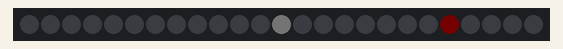
Recording of a sketch running on a simulated Arduino Uno, built with avr-gcc and run on an emulated ATmega328P. Parts: 25 RGB LEDs in strip order, left to right. Dim RGB values are drawn brighter than linear; random numbers use the default seed unless the sketch sets one.

Above: at 0.6 s.
At 9.04 s:
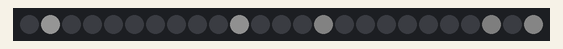
At 13.68 s:
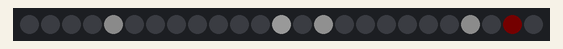
At 19.72 s:
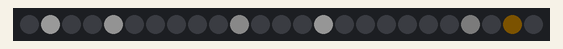
At 28.03 s:
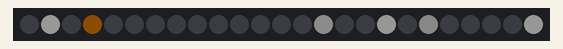
At 39.48 s:
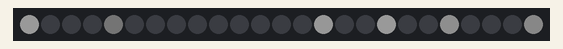

The sketch:

LED_Matrix_Starfield_Animation.ino
```cpp
/*
 * ============================================================
 * 5x5 RGB Matrix Starfield
 * ============================================================
 *
 * White pixels = normal stars
 * Warm yellow  = rare sunset stars
 *
 * Stars fade smoothly in and out.
 * Stars are spaced apart to avoid clustering.
 */

#include <Arduino.h>
#include <Adafruit_NeoPixel.h>
#include <math.h>

#define MATRIX_PIN 7
#define NUM_LEDS   25

#define MAX_STARS 6

// Faster update interval
#define FRAME_DELAY 20

Adafruit_NeoPixel matrix(
  NUM_LEDS,
  MATRIX_PIN,
  NEO_GRB + NEO_KHZ800
);

//====================================================
// Star Structure
//====================================================

struct Star
{
  int x;
  int y;

  float brightness;

  float fadeAmount;

  bool fadingIn;

  bool active;

  bool sunset;
};

Star stars[MAX_STARS];

//====================================================
// Pixel Mapping
//====================================================

int pixelXY(int x, int y)
{
  if (y % 2 == 0)
    return y * 5 + x;

  return y * 5 + (4 - x);
}

//====================================================
// Check Position
//====================================================

bool positionAvailable(int x, int y)
{
  for (int i = 0; i < MAX_STARS; i++)
  {
    if (!stars[i].active)
      continue;

    int dx = abs(x - stars[i].x);
    int dy = abs(y - stars[i].y);

    // Keep stars separated
    if (dx <= 1 && dy <= 1)
      return false;
  }

  return true;
}

//====================================================
// Find Random Position
//====================================================

bool findPosition(int &x, int &y)
{
  for (int attempt = 0; attempt < 50; attempt++)
  {
    int testX = random(0, 5);
    int testY = random(0, 5);

    if (positionAvailable(testX, testY))
    {
      x = testX;
      y = testY;

      return true;
    }
  }

  return false;
}

//====================================================
// Create Star
//====================================================

void createStar(int index)
{
  int x;
  int y;

  if (!findPosition(x, y))
    return;

  stars[index].x = x;
  stars[index].y = y;

  // Start completely dark
  stars[index].brightness = 0;

  // Very small brightness increments
  //
  // This produces many more visible fade levels.
  //
  stars[index].fadeAmount =
    random(8, 16) / 10.0;

  stars[index].fadingIn = true;

  stars[index].active = true;

  // Approximately 10% sunset stars
  stars[index].sunset =
    (random(100) < 10);
}

//====================================================
// Remove Star
//====================================================

void removeStar(int index)
{
  stars[index].active = false;
}

//====================================================
// Smooth Fade Function
//====================================================
//
// Smoothstep easing:
//
// Starts slowly
// Speeds up in the middle
// Slows down at the end
//
// This makes the fade appear smoother to the eye.
//

float smoothFade(float x)
{
  return x * x * (3.0 - 2.0 * x);
}

//====================================================
// Update Stars
//====================================================

void updateStars()
{
  for (int i = 0; i < MAX_STARS; i++)
  {
    //================================================
    // Create new star
    //================================================

    if (!stars[i].active)
    {
      if (random(100) < 9)
      {
        createStar(i);
      }

      continue;
    }

    //================================================
    // Fade In
    //================================================

    if (stars[i].fadingIn)
    {
      stars[i].brightness +=
        stars[i].fadeAmount;

      if (stars[i].brightness >= 255.0)
      {
        stars[i].brightness = 255.0;

        stars[i].fadingIn = false;
      }
    }

    //================================================
    // Fade Out
    //================================================

    else
    {
      stars[i].brightness -=
        stars[i].fadeAmount;

      if (stars[i].brightness <= 0.0)
      {
        stars[i].brightness = 0.0;

        removeStar(i);
      }
    }
  }
}

//====================================================
// Draw Stars
//====================================================

void drawStars()
{
  matrix.clear();

  for (int i = 0; i < MAX_STARS; i++)
  {
    if (!stars[i].active)
      continue;

    float normalized =
      stars[i].brightness / 255.0;

    // Apply smooth easing
    float smooth =
      smoothFade(normalized);

    int b =
      (int)(smooth * 255.0);

    uint32_t color;

    //================================================
    // White Star
    //================================================

    if (!stars[i].sunset)
    {
      color = matrix.Color(
        b,
        b,
        b
      );
    }

    //================================================
    // Sunset Yellow
    //================================================

    else
    {
      color = matrix.Color(
        b,
        (int)(b * 0.55),
        0
      );
    }

    matrix.setPixelColor(
      pixelXY(
        stars[i].x,
        stars[i].y
      ),
      color
    );
  }

  matrix.show();
}

//====================================================
// Setup
//====================================================

void setup()
{
  matrix.begin();

  matrix.setBrightness(25);

  matrix.clear();

  matrix.show();

  randomSeed(
    analogRead(1)
  );

  // Initialize all stars
  for (int i = 0; i < MAX_STARS; i++)
  {
    stars[i].active = false;
  }

  // Initial scattered stars
  for (int i = 0; i < 3; i++)
  {
    createStar(i);
  }
}

//====================================================
// Main Loop
//====================================================

void loop()
{
  updateStars();

  drawStars();

  delay(FRAME_DELAY);
}
```
